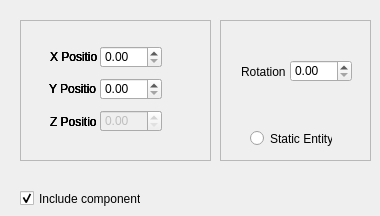
   <widget class="QWidget" name="tab">
    <attribute name="title">
     <string>Position</string>
    </attribute>
    <widget class="QCheckBox" name="checkBox">
     <property name="geometry">
      <rect>
       <x>20</x>
       <y>190</y>
       <width>121</width>
       <height>17</height>
      </rect>
     </property>
     <property name="text">
      <string>Include component</string>
     </property>
     <property name="checked">
      <bool>true</bool>
     </property>
    </widget>
    <widget class="QFrame" name="frame">
     <property name="geometry">
      <rect>
       <x>20</x>
       <y>20</y>
       <width>191</width>
       <height>141</height>
      </rect>
     </property>
     <property name="frameShape">
      <enum>QFrame::StyledPanel</enum>
     </property>
     <property name="frameShadow">
      <enum>QFrame::Raised</enum>
     </property>
     <widget class="QDoubleSpinBox" name="doubleSpinBox_3">
      <property name="geometry">
       <rect>
        <x>80</x>
        <y>90</y>
        <width>62</width>
        <height>22</height>
       </rect>
      </property>
      <property name="specialValueText">
       <string/>
      </property>
      <property name="showGroupSeparator" stdset="0">
       <bool>false</bool>
      </property>
     </widget>
     <widget class="QLabel" name="label">
      <property name="geometry">
       <rect>
        <x>30</x>
        <y>30</y>
        <width>47</width>
        <height>13</height>
       </rect>
      </property>
      <property name="text">
       <string>X Position</string>
      </property>
     </widget>
     <widget class="QLabel" name="label_2">
      <property name="geometry">
       <rect>
        <x>29</x>
        <y>62</y>
        <width>47</width>
        <height>13</height>
       </rect>
      </property>
      <property name="text">
       <string>Y Position</string>
      </property>
     </widget>
     <widget class="QDoubleSpinBox" name="doubleSpinBox_2">
      <property name="geometry">
       <rect>
        <x>80</x>
        <y>58</y>
        <width>62</width>
        <height>22</height>
       </rect>
      </property>
      <property name="specialValueText">
       <string/>
      </property>
      <property name="showGroupSeparator" stdset="0">
       <bool>false</bool>
      </property>
     </widget>
     <widget class="QDoubleSpinBox" name="doubleSpinBox">
      <property name="geometry">
       <rect>
        <x>80</x>
        <y>26</y>
        <width>62</width>
        <height>22</height>
       </rect>
      </property>
      <property name="specialValueText">
       <string/>
      </property>
      <property name="showGroupSeparator" stdset="0">
       <bool>false</bool>
      </property>
     </widget>
     <widget class="QLabel" name="label_3">
      <property name="geometry">
       <rect>
        <x>30</x>
        <y>95</y>
        <width>47</width>
        <height>13</height>
       </rect>
      </property>
      <property name="text">
       <string>Z Position</string>
      </property>
     </widget>
     <widget class="QFrame" name="frame_2">
      <property name="geometry">
       <rect>
        <x>0</x>
        <y>0</y>
        <width>191</width>
        <height>141</height>
       </rect>
      </property>
      <property name="frameShape">
       <enum>QFrame::StyledPanel</enum>
      </property>
      <property name="frameShadow">
       <enum>QFrame::Raised</enum>
      </property>
      <widget class="QDoubleSpinBox" name="doubleSpinBox_8">
       <property name="geometry">
        <rect>
         <x>80</x>
         <y>90</y>
         <width>62</width>
         <height>22</height>
        </rect>
       </property>
       <property name="specialValueText">
        <string/>
       </property>
       <property name="showGroupSeparator" stdset="0">
        <bool>false</bool>
       </property>
      </widget>
      <widget class="QLabel" name="label_8">
       <property name="geometry">
        <rect>
         <x>30</x>
         <y>30</y>
         <width>47</width>
         <height>13</height>
        </rect>
       </property>
       <property name="text">
        <string>X Position</string>
       </property>
      </widget>
      <widget class="QLabel" name="label_9">
       <property name="geometry">
        <rect>
         <x>29</x>
         <y>62</y>
         <width>47</width>
         <height>13</height>
        </rect>
       </property>
       <property name="text">
        <string>Y Position</string>
       </property>
      </widget>
      <widget class="QDoubleSpinBox" name="doubleSpinBox_9">
       <property name="geometry">
        <rect>
         <x>80</x>
         <y>58</y>
         <width>62</width>
         <height>22</height>
        </rect>
       </property>
       <property name="specialValueText">
        <string/>
       </property>
       <property name="showGroupSeparator" stdset="0">
        <bool>false</bool>
       </property>
      </widget>
      <widget class="QDoubleSpinBox" name="doubleSpinBox_10">
       <property name="geometry">
        <rect>
         <x>80</x>
         <y>26</y>
         <width>62</width>
         <height>22</height>
        </rect>
       </property>
       <property name="specialValueText">
        <string/>
       </property>
       <property name="showGroupSeparator" stdset="0">
        <bool>false</bool>
       </property>
      </widget>
      <widget class="QLabel" name="label_10">
       <property name="geometry">
        <rect>
         <x>30</x>
         <y>95</y>
         <width>47</width>
         <height>13</height>
        </rect>
       </property>
       <property name="text">
        <string>Z Position</string>
       </property>
      </widget>
      <widget class="QFrame" name="frame_5">
       <property name="geometry">
        <rect>
         <x>0</x>
         <y>0</y>
         <width>191</width>
         <height>141</height>
        </rect>
       </property>
       <property name="frameShape">
        <enum>QFrame::StyledPanel</enum>
       </property>
       <property name="frameShadow">
        <enum>QFrame::Raised</enum>
       </property>
       <widget class="QDoubleSpinBox" name="doubleSpinBox_18">
        <property name="geometry">
         <rect>
          <x>80</x>
          <y>90</y>
          <width>62</width>
          <height>22</height>
         </rect>
        </property>
        <property name="specialValueText">
         <string/>
        </property>
        <property name="showGroupSeparator" stdset="0">
         <bool>false</bool>
        </property>
       </widget>
       <widget class="QLabel" name="label_18">
        <property name="geometry">
         <rect>
          <x>30</x>
          <y>30</y>
          <width>47</width>
          <height>13</height>
         </rect>
        </property>
        <property name="text">
         <string>X Position</string>
        </property>
       </widget>
       <widget class="QLabel" name="label_19">
        <property name="geometry">
         <rect>
          <x>29</x>
          <y>62</y>
          <width>47</width>
          <height>13</height>
         </rect>
        </property>
        <property name="text">
         <string>Y Position</string>
        </property>
       </widget>
       <widget class="QDoubleSpinBox" name="doubleSpinBox_19">
        <property name="geometry">
         <rect>
          <x>80</x>
          <y>58</y>
          <width>62</width>
          <height>22</height>
         </rect>
        </property>
        <property name="specialValueText">
         <string/>
        </property>
        <property name="showGroupSeparator" stdset="0">
         <bool>false</bool>
        </property>
       </widget>
       <widget class="QDoubleSpinBox" name="doubleSpinBox_20">
        <property name="geometry">
         <rect>
          <x>80</x>
          <y>26</y>
          <width>62</width>
          <height>22</height>
         </rect>
        </property>
        <property name="specialValueText">
         <string/>
        </property>
        <property name="showGroupSeparator" stdset="0">
         <bool>false</bool>
        </property>
       </widget>
       <widget class="QLabel" name="label_20">
        <property name="geometry">
         <rect>
          <x>30</x>
          <y>95</y>
          <width>47</width>
          <height>13</height>
         </rect>
        </property>
        <property name="text">
         <string>Z Position</string>
        </property>
       </widget>
       <widget class="QFrame" name="frame_6">
        <property name="geometry">
         <rect>
          <x>0</x>
          <y>0</y>
          <width>191</width>
          <height>161</height>
         </rect>
        </property>
        <property name="frameShape">
         <enum>QFrame::StyledPanel</enum>
        </property>
        <property name="frameShadow">
         <enum>QFrame::Raised</enum>
        </property>
        <widget class="QDoubleSpinBox" name="doubleSpinBox_21">
         <property name="enabled">
          <bool>false</bool>
         </property>
         <property name="geometry">
          <rect>
           <x>80</x>
           <y>90</y>
           <width>62</width>
           <height>22</height>
          </rect>
         </property>
         <property name="specialValueText">
          <string/>
         </property>
         <property name="showGroupSeparator" stdset="0">
          <bool>false</bool>
         </property>
        </widget>
        <widget class="QLabel" name="label_21">
         <property name="geometry">
          <rect>
           <x>30</x>
           <y>30</y>
           <width>47</width>
           <height>13</height>
          </rect>
         </property>
         <property name="text">
          <string>X Position</string>
         </property>
        </widget>
        <widget class="QLabel" name="label_22">
         <property name="geometry">
          <rect>
           <x>29</x>
           <y>62</y>
           <width>47</width>
           <height>13</height>
          </rect>
         </property>
         <property name="text">
          <string>Y Position</string>
         </property>
        </widget>
        <widget class="QDoubleSpinBox" name="doubleSpinBox_22">
         <property name="geometry">
          <rect>
           <x>80</x>
           <y>58</y>
           <width>62</width>
           <height>22</height>
          </rect>
         </property>
         <property name="specialValueText">
          <string/>
         </property>
         <property name="showGroupSeparator" stdset="0">
          <bool>false</bool>
         </property>
         <property name="maximum">
          <double>9999.000000000000000</double>
         </property>
        </widget>
        <widget class="QDoubleSpinBox" name="doubleSpinBox_23">
         <property name="geometry">
          <rect>
           <x>80</x>
           <y>26</y>
           <width>62</width>
           <height>22</height>
          </rect>
         </property>
         <property name="specialValueText">
          <string/>
         </property>
         <property name="showGroupSeparator" stdset="0">
          <bool>false</bool>
         </property>
         <property name="maximum">
          <double>9999.000000000000000</double>
         </property>
        </widget>
        <widget class="QLabel" name="label_23">
         <property name="geometry">
          <rect>
           <x>30</x>
           <y>95</y>
           <width>47</width>
           <height>13</height>
          </rect>
         </property>
         <property name="text">
          <string>Z Position</string>
         </property>
        </widget>
       </widget>
      </widget>
     </widget>
    </widget>
    <widget class="QFrame" name="frame_7">
     <property name="geometry">
      <rect>
       <x>220</x>
       <y>20</y>
       <width>151</width>
       <height>141</height>
      </rect>
     </property>
     <property name="frameShape">
      <enum>QFrame::StyledPanel</enum>
     </property>
     <property name="frameShadow">
      <enum>QFrame::Raised</enum>
     </property>
     <widget class="QRadioButton" name="radioButton">
      <property name="geometry">
       <rect>
        <x>30</x>
        <y>110</y>
        <width>82</width>
        <height>17</height>
       </rect>
      </property>
      <property name="text">
       <string>Static Entity</string>
      </property>
     </widget>
     <widget class="QDoubleSpinBox" name="doubleSpinBox_4">
      <property name="geometry">
       <rect>
        <x>70</x>
        <y>40</y>
        <width>62</width>
        <height>22</height>
       </rect>
      </property>
      <property name="specialValueText">
       <string/>
      </property>
      <property name="showGroupSeparator" stdset="0">
       <bool>false</bool>
      </property>
      <property name="minimum">
       <double>0.000000000000000</double>
      </property>
      <property name="maximum">
       <double>360.000000000000000</double>
      </property>
     </widget>
     <widget class="QLabel" name="label_4">
      <property name="geometry">
       <rect>
        <x>21</x>
        <y>45</y>
        <width>47</width>
        <height>13</height>
       </rect>
      </property>
      <property name="text">
       <string>Rotation</string>
      </property>
     </widget>
    </widget>
    <zorder>frame_7</zorder>
    <zorder>frame</zorder>
    <zorder>checkBox</zorder>
   </widget>
